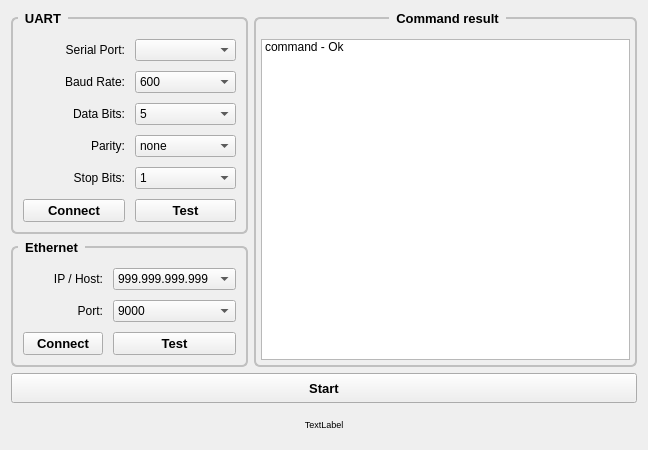
<?xml version="1.0" encoding="UTF-8"?>
<ui version="4.0">
 <class>Nemo</class>
 <widget class="QWidget" name="Nemo">
  <property name="geometry">
   <rect>
    <x>0</x>
    <y>0</y>
    <width>648</width>
    <height>450</height>
   </rect>
  </property>
  <property name="windowTitle">
   <string>Nemo_Terminalus_v0.2</string>
  </property>
  <layout class="QGridLayout" name="gridLayout">
   <item row="2" column="0">
    <widget class="QGroupBox" name="groupBox_ethernet">
     <property name="maximumSize">
      <size>
       <width>500</width>
       <height>16777215</height>
      </size>
     </property>
     <property name="font">
      <font>
       <family>Arial</family>
       <pointsize>10</pointsize>
       <weight>75</weight>
       <italic>false</italic>
       <bold>true</bold>
      </font>
     </property>
     <property name="styleSheet">
      <string notr="true">QGroupBox {
    font: bold;
    border: 2px solid silver;
    border-radius: 6px;
    margin-top: 6px;
}

QGroupBox::title {
    subcontrol-origin: margin;
    left: 7px;
    padding: 0px 5px 0px 5px;
}</string>
     </property>
     <property name="title">
      <string>Ethernet</string>
     </property>
     <layout class="QGridLayout" name="gridLayout_7">
      <property name="leftMargin">
       <number>10</number>
      </property>
      <property name="topMargin">
       <number>20</number>
      </property>
      <property name="rightMargin">
       <number>10</number>
      </property>
      <property name="bottomMargin">
       <number>10</number>
      </property>
      <property name="spacing">
       <number>10</number>
      </property>
      <item row="0" column="0">
       <widget class="QLabel" name="label_ip_host">
        <property name="maximumSize">
         <size>
          <width>16777215</width>
          <height>16777215</height>
         </size>
        </property>
        <property name="font">
         <font>
          <pointsize>9</pointsize>
          <weight>50</weight>
          <bold>false</bold>
         </font>
        </property>
        <property name="layoutDirection">
         <enum>Qt::LeftToRight</enum>
        </property>
        <property name="lineWidth">
         <number>1</number>
        </property>
        <property name="text">
         <string>IP / Host:</string>
        </property>
        <property name="alignment">
         <set>Qt::AlignRight|Qt::AlignTrailing|Qt::AlignVCenter</set>
        </property>
        <property name="margin">
         <number>0</number>
        </property>
        <property name="indent">
         <number>0</number>
        </property>
       </widget>
      </item>
      <item row="2" column="1">
       <widget class="QPushButton" name="pushButton_net_test">
        <property name="font">
         <font>
          <family>Arial</family>
          <pointsize>10</pointsize>
          <weight>75</weight>
          <bold>true</bold>
         </font>
        </property>
        <property name="text">
         <string>Test</string>
        </property>
       </widget>
      </item>
      <item row="0" column="1">
       <widget class="QComboBox" name="comboBox_net_ip">
        <item>
         <property name="text">
          <string>999.999.999.999</string>
         </property>
        </item>
       </widget>
      </item>
      <item row="2" column="0">
       <widget class="QPushButton" name="pushButton_net_connect">
        <property name="font">
         <font>
          <family>Arial</family>
          <pointsize>10</pointsize>
          <weight>75</weight>
          <bold>true</bold>
         </font>
        </property>
        <property name="styleSheet">
         <string notr="true"/>
        </property>
        <property name="text">
         <string>Connect</string>
        </property>
       </widget>
      </item>
      <item row="1" column="1">
       <widget class="QComboBox" name="comboBox_net_port">
        <item>
         <property name="text">
          <string>9000</string>
         </property>
        </item>
       </widget>
      </item>
      <item row="1" column="0">
       <widget class="QLabel" name="label_port">
        <property name="font">
         <font>
          <pointsize>9</pointsize>
          <weight>50</weight>
          <bold>false</bold>
         </font>
        </property>
        <property name="text">
         <string>Port:</string>
        </property>
        <property name="alignment">
         <set>Qt::AlignRight|Qt::AlignTrailing|Qt::AlignVCenter</set>
        </property>
        <property name="indent">
         <number>0</number>
        </property>
       </widget>
      </item>
     </layout>
    </widget>
   </item>
   <item row="3" column="0" colspan="3">
    <widget class="QPushButton" name="pushButton_start_end">
     <property name="maximumSize">
      <size>
       <width>16777215</width>
       <height>40</height>
      </size>
     </property>
     <property name="font">
      <font>
       <family>Arial</family>
       <pointsize>10</pointsize>
       <weight>75</weight>
       <bold>true</bold>
      </font>
     </property>
     <property name="text">
      <string>Start</string>
     </property>
    </widget>
   </item>
   <item row="4" column="0" colspan="3">
    <widget class="QLabel" name="label_link">
     <property name="maximumSize">
      <size>
       <width>16777215</width>
       <height>40</height>
      </size>
     </property>
     <property name="baseSize">
      <size>
       <width>0</width>
       <height>0</height>
      </size>
     </property>
     <property name="font">
      <font>
       <family>Arial</family>
       <pointsize>7</pointsize>
      </font>
     </property>
     <property name="contextMenuPolicy">
      <enum>Qt::NoContextMenu</enum>
     </property>
     <property name="layoutDirection">
      <enum>Qt::LeftToRight</enum>
     </property>
     <property name="text">
      <string>TextLabel</string>
     </property>
     <property name="alignment">
      <set>Qt::AlignCenter</set>
     </property>
     <property name="indent">
      <number>-1</number>
     </property>
    </widget>
   </item>
   <item row="0" column="0" rowspan="2">
    <widget class="QGroupBox" name="groupBox_uart">
     <property name="maximumSize">
      <size>
       <width>500</width>
       <height>16777215</height>
      </size>
     </property>
     <property name="font">
      <font>
       <family>Arial</family>
       <pointsize>10</pointsize>
       <weight>75</weight>
       <italic>false</italic>
       <bold>true</bold>
      </font>
     </property>
     <property name="styleSheet">
      <string notr="true">QGroupBox {
    font: bold;
    border: 2px solid silver;
    border-radius: 6px;
    margin-top: 6px;
}

QGroupBox::title {
    subcontrol-origin: margin;
    left: 7px;
    padding: 0px 5px 0px 5px;
}</string>
     </property>
     <property name="title">
      <string>UART</string>
     </property>
     <layout class="QGridLayout" name="gridLayout_6">
      <property name="leftMargin">
       <number>10</number>
      </property>
      <property name="topMargin">
       <number>20</number>
      </property>
      <property name="rightMargin">
       <number>10</number>
      </property>
      <property name="bottomMargin">
       <number>10</number>
      </property>
      <property name="spacing">
       <number>10</number>
      </property>
      <item row="0" column="0">
       <widget class="QLabel" name="label_serial_port">
        <property name="maximumSize">
         <size>
          <width>16777215</width>
          <height>16777215</height>
         </size>
        </property>
        <property name="font">
         <font>
          <family>Arial</family>
          <pointsize>9</pointsize>
          <weight>50</weight>
          <bold>false</bold>
         </font>
        </property>
        <property name="layoutDirection">
         <enum>Qt::LeftToRight</enum>
        </property>
        <property name="lineWidth">
         <number>1</number>
        </property>
        <property name="text">
         <string>Serial Port:</string>
        </property>
        <property name="alignment">
         <set>Qt::AlignRight|Qt::AlignTrailing|Qt::AlignVCenter</set>
        </property>
        <property name="margin">
         <number>0</number>
        </property>
        <property name="indent">
         <number>0</number>
        </property>
       </widget>
      </item>
      <item row="2" column="1">
       <widget class="QComboBox" name="comboBox_uart_data_bits">
        <item>
         <property name="text">
          <string>5</string>
         </property>
        </item>
        <item>
         <property name="text">
          <string>6</string>
         </property>
        </item>
        <item>
         <property name="text">
          <string>7</string>
         </property>
        </item>
        <item>
         <property name="text">
          <string>8</string>
         </property>
        </item>
       </widget>
      </item>
      <item row="3" column="0">
       <widget class="QLabel" name="label_parity">
        <property name="font">
         <font>
          <family>Arial</family>
          <pointsize>9</pointsize>
          <weight>50</weight>
          <bold>false</bold>
         </font>
        </property>
        <property name="text">
         <string>Parity:</string>
        </property>
        <property name="alignment">
         <set>Qt::AlignRight|Qt::AlignTrailing|Qt::AlignVCenter</set>
        </property>
        <property name="indent">
         <number>0</number>
        </property>
       </widget>
      </item>
      <item row="5" column="1">
       <widget class="QPushButton" name="pushButton_uart_test">
        <property name="font">
         <font>
          <family>Arial</family>
          <pointsize>10</pointsize>
          <weight>75</weight>
          <bold>true</bold>
         </font>
        </property>
        <property name="text">
         <string>Test</string>
        </property>
       </widget>
      </item>
      <item row="2" column="0">
       <widget class="QLabel" name="label_data_bits">
        <property name="font">
         <font>
          <family>Arial</family>
          <pointsize>9</pointsize>
          <weight>50</weight>
          <bold>false</bold>
         </font>
        </property>
        <property name="text">
         <string>Data Bits:</string>
        </property>
        <property name="alignment">
         <set>Qt::AlignRight|Qt::AlignTrailing|Qt::AlignVCenter</set>
        </property>
        <property name="indent">
         <number>0</number>
        </property>
       </widget>
      </item>
      <item row="3" column="1">
       <widget class="QComboBox" name="comboBox_uart_parity">
        <item>
         <property name="text">
          <string>none</string>
         </property>
        </item>
        <item>
         <property name="text">
          <string>even</string>
         </property>
        </item>
        <item>
         <property name="text">
          <string>odd</string>
         </property>
        </item>
        <item>
         <property name="text">
          <string>mark</string>
         </property>
        </item>
        <item>
         <property name="text">
          <string>space</string>
         </property>
        </item>
       </widget>
      </item>
      <item row="5" column="0">
       <widget class="QPushButton" name="pushButton_uart_connect">
        <property name="font">
         <font>
          <family>Arial</family>
          <pointsize>10</pointsize>
          <weight>75</weight>
          <bold>true</bold>
         </font>
        </property>
        <property name="styleSheet">
         <string notr="true"/>
        </property>
        <property name="text">
         <string>Connect</string>
        </property>
       </widget>
      </item>
      <item row="4" column="1">
       <widget class="QComboBox" name="comboBox_uart_stop_bits">
        <item>
         <property name="text">
          <string>1</string>
         </property>
        </item>
        <item>
         <property name="text">
          <string>1.5</string>
         </property>
        </item>
        <item>
         <property name="text">
          <string>2</string>
         </property>
        </item>
       </widget>
      </item>
      <item row="0" column="1">
       <widget class="QComboBox" name="comboBox_uart_serial_port"/>
      </item>
      <item row="4" column="0">
       <widget class="QLabel" name="label_stop_bits">
        <property name="font">
         <font>
          <family>Arial</family>
          <pointsize>9</pointsize>
          <weight>50</weight>
          <bold>false</bold>
         </font>
        </property>
        <property name="text">
         <string>Stop Bits:</string>
        </property>
        <property name="alignment">
         <set>Qt::AlignRight|Qt::AlignTrailing|Qt::AlignVCenter</set>
        </property>
        <property name="indent">
         <number>0</number>
        </property>
       </widget>
      </item>
      <item row="1" column="1">
       <widget class="QComboBox" name="comboBox_uart_baud_rate">
        <property name="font">
         <font>
          <family>Arial</family>
         </font>
        </property>
        <item>
         <property name="text">
          <string>600</string>
         </property>
        </item>
        <item>
         <property name="text">
          <string>1200</string>
         </property>
        </item>
        <item>
         <property name="text">
          <string>2400</string>
         </property>
        </item>
        <item>
         <property name="text">
          <string>4800</string>
         </property>
        </item>
        <item>
         <property name="text">
          <string>9600</string>
         </property>
        </item>
        <item>
         <property name="text">
          <string>14400</string>
         </property>
        </item>
        <item>
         <property name="text">
          <string>19200</string>
         </property>
        </item>
        <item>
         <property name="text">
          <string>28800</string>
         </property>
        </item>
        <item>
         <property name="text">
          <string>38400</string>
         </property>
        </item>
        <item>
         <property name="text">
          <string>56000</string>
         </property>
        </item>
        <item>
         <property name="text">
          <string>57600</string>
         </property>
        </item>
        <item>
         <property name="text">
          <string>115200</string>
         </property>
        </item>
        <item>
         <property name="text">
          <string>128000</string>
         </property>
        </item>
        <item>
         <property name="text">
          <string>256000</string>
         </property>
        </item>
       </widget>
      </item>
      <item row="1" column="0">
       <widget class="QLabel" name="label_baud_rate">
        <property name="font">
         <font>
          <family>Arial</family>
          <pointsize>9</pointsize>
          <weight>50</weight>
          <bold>false</bold>
         </font>
        </property>
        <property name="text">
         <string>Baud Rate:</string>
        </property>
        <property name="alignment">
         <set>Qt::AlignRight|Qt::AlignTrailing|Qt::AlignVCenter</set>
        </property>
        <property name="indent">
         <number>0</number>
        </property>
       </widget>
      </item>
     </layout>
    </widget>
   </item>
   <item row="0" column="1" rowspan="3" colspan="2">
    <widget class="QGroupBox" name="groupBox_command">
     <property name="font">
      <font>
       <family>Arial</family>
       <pointsize>10</pointsize>
       <weight>75</weight>
       <italic>false</italic>
       <bold>true</bold>
      </font>
     </property>
     <property name="styleSheet">
      <string notr="true">QGroupBox {
    font: bold;
    border: 2px solid silver;
    border-radius: 6px;
    margin-top: 6px;
}

QGroupBox::title {
    subcontrol-origin: margin;
	subcontrol-position: top center;
 
    padding: 0px 5px 0px 5px;
}</string>
     </property>
     <property name="title">
      <string>Command result</string>
     </property>
     <layout class="QGridLayout" name="gridLayout_8">
      <property name="leftMargin">
       <number>5</number>
      </property>
      <property name="topMargin">
       <number>20</number>
      </property>
      <property name="rightMargin">
       <number>5</number>
      </property>
      <property name="bottomMargin">
       <number>5</number>
      </property>
      <property name="spacing">
       <number>1</number>
      </property>
      <item row="1" column="0">
       <widget class="QListWidget" name="listWidget">
        <property name="font">
         <font>
          <family>Arial</family>
          <pointsize>9</pointsize>
         </font>
        </property>
        <property name="styleSheet">
         <string notr="true"/>
        </property>
        <item>
         <property name="text">
          <string>command - Ok</string>
         </property>
         <property name="foreground">
          <brush brushstyle="NoBrush">
           <color alpha="255">
            <red>0</red>
            <green>0</green>
            <blue>0</blue>
           </color>
          </brush>
         </property>
        </item>
       </widget>
      </item>
     </layout>
    </widget>
   </item>
  </layout>
 </widget>
 <resources/>
 <connections/>
</ui>
